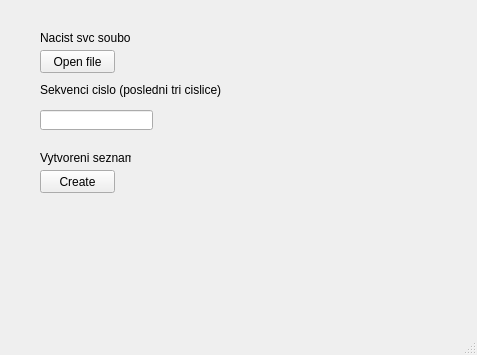
<?xml version="1.0" encoding="UTF-8"?>
<ui version="4.0">
 <class>MainWindow</class>
 <widget class="QMainWindow" name="MainWindow">
  <property name="geometry">
   <rect>
    <x>0</x>
    <y>0</y>
    <width>477</width>
    <height>355</height>
   </rect>
  </property>
  <property name="windowTitle">
   <string>MainWindow</string>
  </property>
  <widget class="QWidget" name="centralwidget">
   <widget class="QPushButton" name="pushButton">
    <property name="geometry">
     <rect>
      <x>40</x>
      <y>50</y>
      <width>75</width>
      <height>23</height>
     </rect>
    </property>
    <property name="text">
     <string>Open file</string>
    </property>
   </widget>
   <widget class="QLabel" name="label">
    <property name="geometry">
     <rect>
      <x>40</x>
      <y>30</y>
      <width>91</width>
      <height>16</height>
     </rect>
    </property>
    <property name="text">
     <string>Nacist svc soubor</string>
    </property>
   </widget>
   <widget class="QLabel" name="label_2">
    <property name="geometry">
     <rect>
      <x>40</x>
      <y>80</y>
      <width>181</width>
      <height>20</height>
     </rect>
    </property>
    <property name="text">
     <string>Sekvenci cislo (posledni tri cislice)</string>
    </property>
   </widget>
   <widget class="QLabel" name="label_3">
    <property name="geometry">
     <rect>
      <x>130</x>
      <y>170</y>
      <width>47</width>
      <height>13</height>
     </rect>
    </property>
    <property name="text">
     <string/>
    </property>
   </widget>
   <widget class="QLineEdit" name="lineEdit">
    <property name="geometry">
     <rect>
      <x>40</x>
      <y>110</y>
      <width>113</width>
      <height>20</height>
     </rect>
    </property>
   </widget>
   <widget class="QLabel" name="label_4">
    <property name="geometry">
     <rect>
      <x>40</x>
      <y>150</y>
      <width>91</width>
      <height>16</height>
     </rect>
    </property>
    <property name="text">
     <string>Vytvoreni seznamu</string>
    </property>
   </widget>
   <widget class="QPushButton" name="pushButton_2">
    <property name="geometry">
     <rect>
      <x>40</x>
      <y>170</y>
      <width>75</width>
      <height>23</height>
     </rect>
    </property>
    <property name="text">
     <string>Create</string>
    </property>
   </widget>
  </widget>
  <widget class="QMenuBar" name="menubar">
   <property name="geometry">
    <rect>
     <x>0</x>
     <y>0</y>
     <width>477</width>
     <height>21</height>
    </rect>
   </property>
  </widget>
  <widget class="QStatusBar" name="statusbar"/>
 </widget>
 <resources/>
 <connections/>
</ui>
